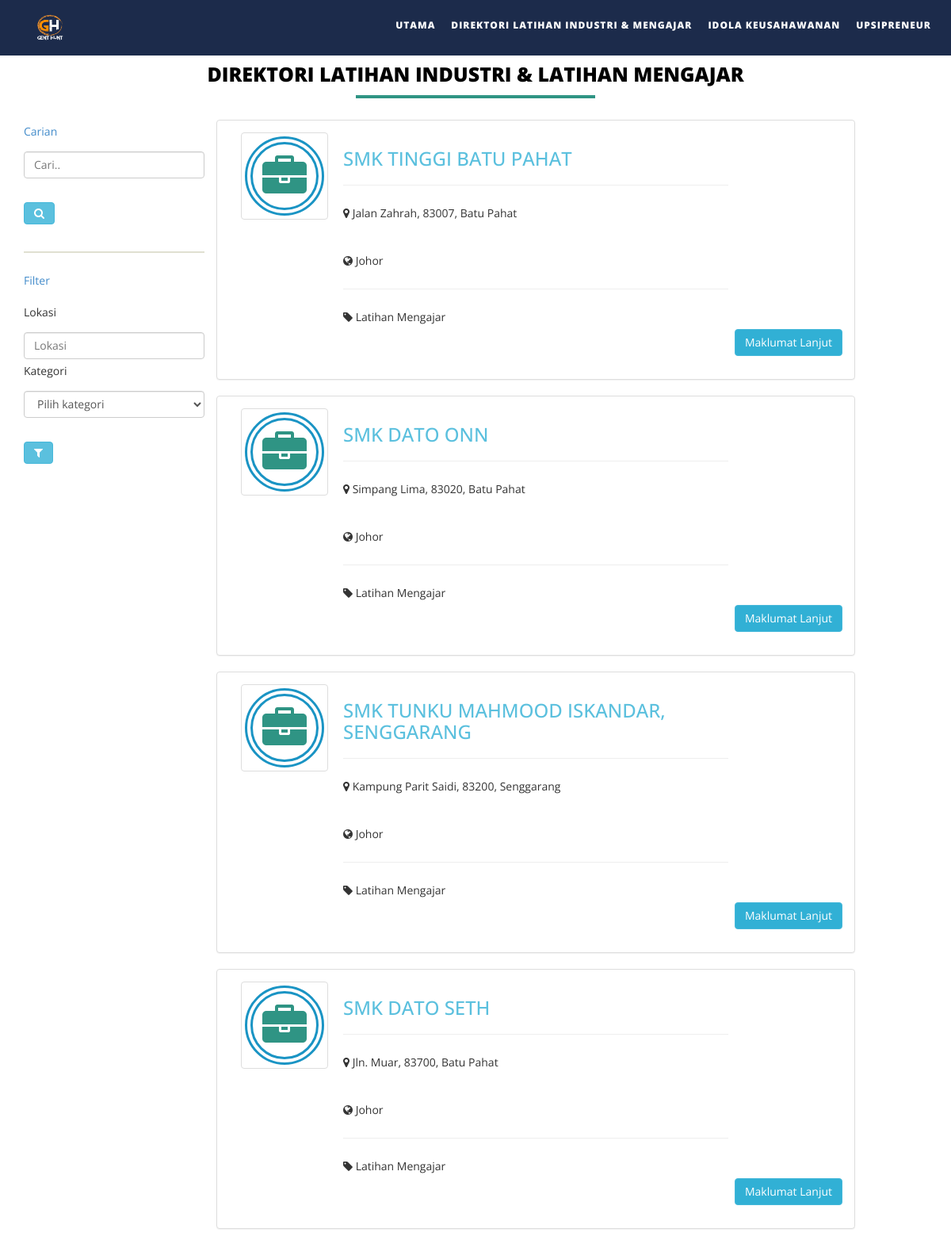
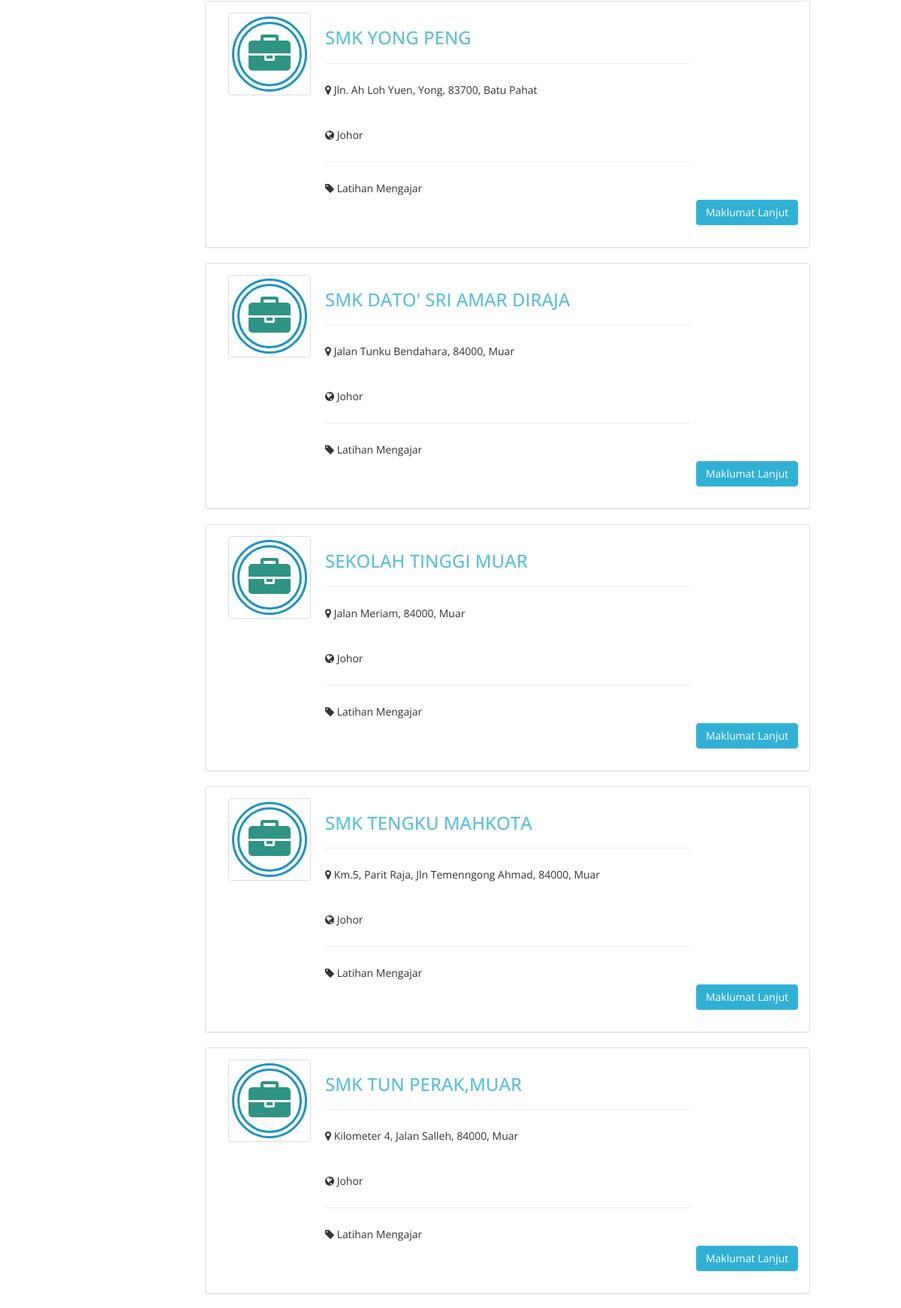
The page /ghunt/d-listS.php (upper part) on the database its author committed (2 pictures, top to bottom).
### tables this page shows
CREATE TABLE `li_lm_list` (
  `name` varchar(255) NOT NULL,
  `alamat` varchar(255) NOT NULL,
  `poskod` varchar(255) NOT NULL,
  `negeri` varchar(255) NOT NULL,
  `phone` varchar(255) NOT NULL,
  `email` varchar(255) DEFAULT NULL,
  `website` varchar(255) DEFAULT NULL,
  `category` varchar(255) NOT NULL,
  `id` int(11) NOT NULL
);

### ghunt/paginationITS.php (called while the page is built, shortened)
<?php
	require("config.php");
    $search = null;
	$page_rows = 10;
	$pagenum = 1;
	$limit = 'LIMIT ' .($pagenum - 1) * $page_rows .',' .$page_rows;
	$nquery=mysqli_query($link,"SELECT * FROM li_lm_list WHERE name LIKE '%$search%' OR negeri LIKE '%$search%' OR alamat LIKE '%$search%' OR poskod LIKE '%$search%' OR category LIKE '%$search%' $limit");
?>

### ghunt/d-listS.php (the view, shortened to what this page needs)
<html xmlns="http://www.w3.org/1999/xhtml"><head>
    <link href="assets/css/bootstrap.css" rel="stylesheet">
    <link href="assets/css/font-awesome.min.css" rel="stylesheet">
    <link href="assets/css/flexslider.css" rel="stylesheet">
    <link href="assets/css/style.css" rel="stylesheet">
<style></style><style></style><style></style><style></style><style></style><style></style><style></style><style></style></head>
<body style="">
    <div class="navbar navbar-inverse navbar-fixed-top " id="menu">
        <div class="container">
            <div class="navbar-header">
                <a class="navbar-brand" href="index-user.php">
                    <img class="logo-custom" src="assets/img/logo_gh.png" alt="" height="60" width="65">
                </a>
            </div>
            <div class="navbar-collapse collapse move-me">
                <ul class="nav navbar-nav navbar-right">
                    <li class="hv"><a href="index-user.php">UTAMA</a>
                    </li>
                    <li class="hv"><a href="d-list.php">DIREKTORI LATIHAN INDUSTRI & MENGAJAR</a>
                    </li>
                    <li class="hv"><a href="ent-list.php">IDOLA KEUSAHAWANAN</a>
                    </li>
					<li class="hv"><a href="UPsearch.php">UPSIPRENEUR</a>
                    </li>
                </ul>
            </div>
        </div>
    </div>
    <div id="features-sec" class="container set-pad">
        <div class="row text-center">
            <div class="col-lg-8 col-lg-offset-2 col-md-8 col-sm-8 col-md-offset-2 col-sm-offset-2">
                <h1 data-scroll-reveal="enter from the bottom after 0.2s" class="header-line" data-scroll-reveal-id="2" data-scroll-reveal-initialized="true" data-scroll-reveal-complete="true">DIREKTORI LATIHAN INDUSTRI & LATIHAN MENGAJAR</h1>
            </div>
        </div>
        <div style="box-sizing: border-box; width: 20%; float: left;">
				<p><font color="#428bca">Carian</font></p>
				<div style=" overflow: hidden; white-space: nowrap;">
					<form action="d-listS.php" method="POST">
						<input class="form-control" type="text" placeholder="Cari.." name="search">
						<br>
						<button type="submit" class="btn btn-info" style="margin: auto;"><i class="fa fa-search"></i></button>
					</form>
				</div>
				<form action="d-listF.php" method="POST">
					<hr style="height:2px;border:none;background-color:#e0e0d1;" />
					<p><font color="#428bca">Filter</font></p>
					<p>Lokasi</p>
					<input type="text" class="form-control" placeholder="Lokasi" name="locf">
					<p style="font-style: semi-bold;">Kategori</p>
					<select class="form-control" name="catf">
					  <option value="" selected>Pilih kategori</option>
					</select>
					<br>
					<button type="submit" class="btn btn-info" style="margin: auto;" name="submitf"><i class="fa fa-filter"></i></button>
				</form>
        </div>
		<div style="box-sizing: border-box; width: 80%; float: left;">
				<?php
					require('paginationITS.php');
				if (mysqli_num_rows($nquery) > 0) {
					while($crow = mysqli_fetch_array($nquery)) {
					echo
						'<div class="col-lg-11">
								<div class="jobs-list-item _old">
									<div class="panel panel-default">
										<div class="panel-body">
											<div class="col-xs-12 col-sm-3 col-md-2 col-lg-05 job-img hidden-xs ng-scope">
													<span class="thumbnail no-bottom-margin" style="width: 110px;">
														<i class="fa fa-briefcase fa-4x icon-round-border"></i>
													</span>
											</div>
											<div class="col-xs-12 col-sm-6 col-md-7 col-lg-8 col-lg-75 job-listing-info">
													<h3 class="position" style="color: #5BC0DE;">
														'.$crow["name"].'
													</h3>
												<div class="job-details">
													<hr>
													<div class="address">
														<span>
															<i class="fa fa-map-marker"></i> '.$crow["alamat"].', '.$crow["poskod"].'
														</span>
													</div>
													<br>
													<span>
														<i class="fa fa-globe"></i> '.$crow["negeri"].'
													</span>
													<hr>
													<i class="fa fa-tag"></i> '.$crow["category"].'
												</div>
											</div>
											<div style="float: right;">
												<div class="col-apply">
													<form action="details.php" method="post">
														<input type="hidden" name="idIT" value="'.$crow["id"].'">
														<button type="submit" name="more" class="btn btn-info" style="background-color: #31B0D5; width:auto;">Maklumat Lanjut</button>
													</form>
												</div>
											</div>
										</div>
									</div>
								</div>
							</div>';
					}
				}
				else {
					echo '<br>
					<center><strong>Tiada Rekod</strong></center>';
				}
				?>
		</div>
		<center><div id="pagination_controls"><?php echo $paginationCtrls; ?></div></center>
		<br>
    </div>
</body>
</html>

### ghunt/assets/css/style.css (style rules this page uses)
.set-pad { padding-top:35px; }
.logo-custom { max-height: 40px; }
#menu { background-color: rgba(28, 43, 75, 1); color: #fff; font-size: 12px; font-weight: 900; letter-spacing: 1px; min-height: 70px; }
.navbar-inverse { border-color: transparent; }
.navbar-inverse .navbar-nav > li > a, .navbar-inverse .navbar-nav > li > a:hover { color: #FFF; padding: 22px 10px; }
.header-line { font-weight: 900; font-size: 25px; padding-bottom: 5px; padding-top: 25px; color: #000; }
h1::after { content: " "; border: solid 2px #2f9484; display: block; width: 302px; margin: 12px auto; }
.icon-round-border { border: 10px double #1A94C4; color: #2f9484; text-align: center; padding-top: 15px; height: 100px; width: 100px; border-radius: 50%; -webkit-transition: 0.3s; -moz-transition: 0.3s; -o-transition: 0.3s; transition: 0.3s; }

### ghunt/d-listS.php (style rules this page uses)
* { box-sizing: border-box; }

### rows shown on the page
li_lm_list: name "SMK TINGGI BATU PAHAT", alamat "Jalan Zahrah", poskod "83007, Batu Pahat", negeri "Johor", category "Latihan Mengajar"
li_lm_list: name "SMK DATO ONN", alamat "Simpang Lima", poskod "83020, Batu Pahat", negeri "Johor", category "Latihan Mengajar"
li_lm_list: name "SMK TUNKU MAHMOOD ISKANDAR, SENGGARANG", alamat "Kampung Parit Saidi", poskod "83200, Senggarang", negeri "Johor", category "Latihan Mengajar"
li_lm_list: name "SMK DATO SETH", alamat "Jln. Muar", poskod "83700, Batu Pahat", negeri "Johor", category "Latihan Mengajar"
li_lm_list: name "SMK YONG PENG", alamat "Jln. Ah Loh Yuen, Yong", poskod "83700, Batu Pahat", negeri "Johor", category "Latihan Mengajar"
li_lm_list: name "SMK DATO' SRI AMAR DIRAJA", alamat "Jalan Tunku Bendahara", poskod "84000, Muar", negeri "Johor", category "Latihan Mengajar"
li_lm_list: name "SEKOLAH TINGGI MUAR", alamat "Jalan Meriam", poskod "84000, Muar", negeri "Johor", category "Latihan Mengajar"
li_lm_list: name "SMK TENGKU MAHKOTA", alamat "Km.5, Parit Raja, Jln Temenngong Ahmad", poskod "84000, Muar", negeri "Johor", category "Latihan Mengajar"
li_lm_list: name "SMK TUN PERAK,MUAR", alamat "Kilometer 4, Jalan Salleh", poskod "84000, Muar", negeri "Johor", category "Latihan Mengajar"
